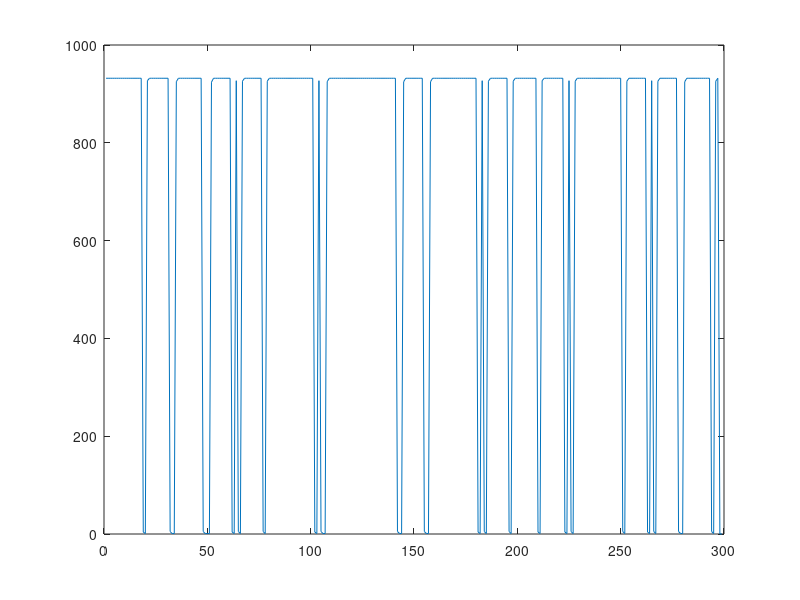

MATLAB code to generate this figure:
sampleRate = 64e6;
bandwidth = 1e6;
t = 1.0/bandwidth;
ipp=1e-3;
window=403;
dc=0.4;
ipps=100;
heights=bandwidth*ipp*dc;
fftSize = 8192;

fid = fopen("binary.dat","r");
data = fread(fid,"int16");
data = reshape(data, 4, length(data)/4);


of = 365;

%i and q channels 1 and 2
ch0 = data(1,of:end);
ix = zeros(1,length(ch0));
cnt=1;

for i=1:length(ch0)
  if( abs(ch0(i)) >= 2000) 
    ix(cnt)=i;
    i=i+400;
    cnt = cnt +1;
  end
end

ix = ix(1:cnt);
dx = zeros(1,length(ix));

for i=2:cnt-1
  dx(i-1) = abs(ix(i) - ix(i-1));
end

plot(dx);

%ch1 = data(2,of:end);
%ch2 = data(3,of:end);
%ch3 = data(4,of:end);
%size(ch0)
%ch0 = ch0(1:2400*window);

%length(ch0)/window

%ch0 = reshape(ch0,window,length(ch0)/window);
%ch0 = transpose(ch0);
% im = 0;
%ix = zeros(1,rows(ch0));

% for i=1:rows(ch0)
%   im=0;
%   for j=1:columns(ch0)
%     if(abs(ch0(i,j))>=im) 
%       im=ch0(i,j);
%       temp=j;
%     end
%   end
%   ix(i)=temp;
% end

% dx = zeros(1,rows(ch0)-1);
% for i=2:rows(ch0)-1
%   dx(i-1) = abs(ix(i) - ix(i-1));
% end

% plot(dx)
